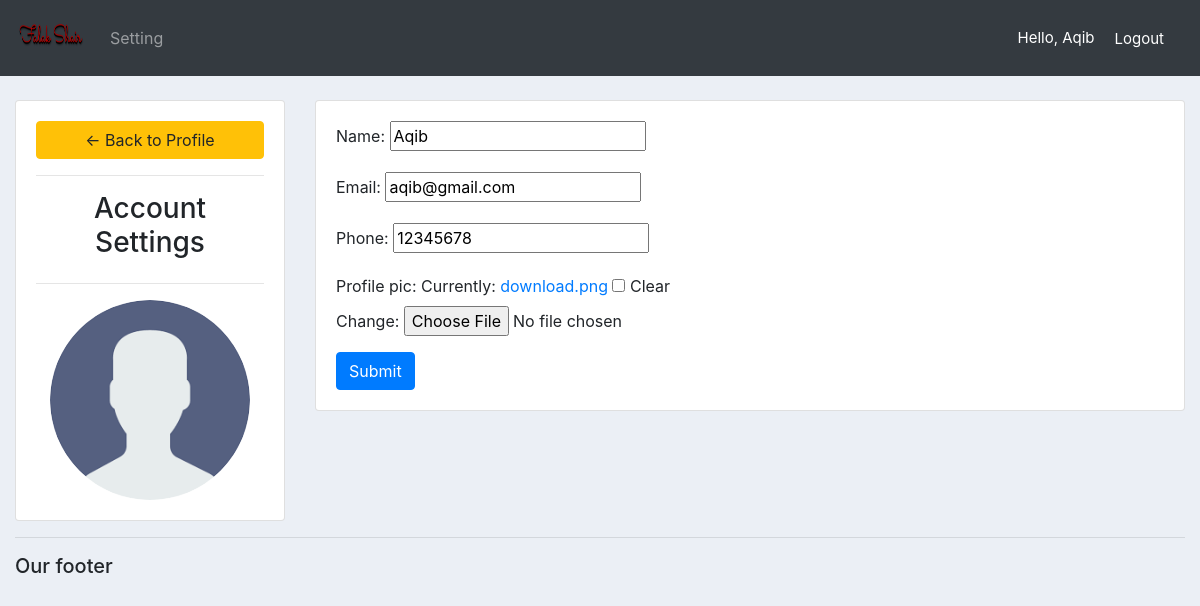
Page /account/ (signed in) on the committed database.
### accounts/models.py (models this page shows, shortened)
class Customer(models.Model):
    user = models.OneToOneField(User,blank=True, null=True, on_delete=models.CASCADE)
    name = models.CharField(max_length=200, null=True)
    email = models.CharField(max_length=200, null=True)
    phone = models.CharField(max_length=200, null=True)
    profile_pic = models.ImageField(default='download.png',null=True, blank=True)
    date_created = models.DateTimeField(auto_now_add=True, null=True)

### accounts/decorators.py (the view)
        def wrapper_func(request, *args, **kwargs):
            group = None
            if request.user.groups.exists():
                group = request.user.groups.all()[0].name
            if group in allowed_roles:
                return view_func(request, *args, **kwargs)
            else:
                return HttpResponse('You are not authorized to view this page')

### accounts/forms.py
class CustomerForm(ModelForm):
    class Meta:
        model = Customer
        fields = '__all__'
        exclude = ['user']

### accounts/views.py (called while the page is built)
@login_required(login_url='login')
@allowed_users(allowed_roles=['customer'])
def accountSetting(request):
    customer = request.user.customer
    form = CustomerForm(instance=customer)
    if request.method == 'POST':
        form = CustomerForm(request.POST,request.FILES,instance=customer)
        if form.is_valid():
            form.save()
    context = {'form': form}
    return render(request, 'accounts/account_setting.html', context)

### accounts/templates/accounts/account_setting.html (shortened to what this page needs)
{%  extends 'accounts/base.html' %}
{% load static %}
{% block content %}
<br>
<div class="row">
	<div class="col-md-3">
		<div class="card card-body">
			<a class="btn btn-warning" href="{% url 'home' %}"> &#8592; Back to Profile</a>
			<hr>
			<h3 style="text-align: center">Account Settings</h3>
			<hr>
			<img class="profile-pic" src="{{request.user.customer.profile_pic.url}}" >
		</div>
	</div>
	<div class="col-md-9">
		<div class="card card-body">
			<form method="POST" action="" enctype="multipart/form-data">
				{{form.as_p}}
			<input class="btn btn-primary" type="submit" name="Update Information">
			</form>
		</div>
	</div>
</div>
{% endblock %}

### accounts/templates/accounts/navbar.html (shortened to what this page needs)
{% load static %}
<nav class="navbar navbar-expand-lg navbar-dark bg-dark">
    <a class="navbar-brand" href="#">
        <img src="{% static 'images/logo.png' %}" alt="logo" width="70" height="50">
    </a>
    <div class="collapse navbar-collapse" id="navbarNav">
        <ul class="navbar-nav">
            {% if request.user.is_staff %}
            <li class="nav-item active">
                <a class="nav-link" href="{% url 'home' %}">Dashboard</a>
            </li>
            <li class="nav-item">
                <a class="nav-link" href="{% url 'product' %}">Product</a>
            </li>
            {% else %}
            <li class="nav-item">
                <a class="nav-link" href="{% url 'account' %}">Setting</a>
            </li>
            {% endif %}
        </ul>
    </div>
    <span class="hello-msg">Hello, {{request.user}} </span>
    <span><a class="hello-msg" href="{% url 'logout' %}">Logout</a></span>
</nav>

### static/css/style.css (style rules this page uses)
body { background-color: #ebeff5; }

### accounts/templates/accounts/navbar.html (style rules this page uses)
.hello-msg { font-size: 15px ; color: #fff; margin-right: 20px; }

### accounts/templates/accounts/account_setting.html (style rules this page uses)
.profile-pic { max-width: 200px; max-height:200px; margin: 0 auto; border-radius: 50%; }

### rows in the picture
Customer: name "Aqib", email "aqib@gmail.com", phone "12345678"

### other values in the picture
{{ request.user }} "Aqib"
